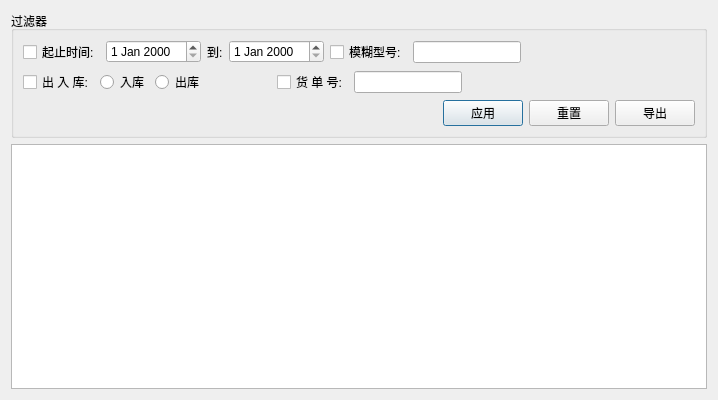
<?xml version="1.0" encoding="UTF-8"?>
<ui version="4.0">
 <class>Dialog</class>
 <widget class="QDialog" name="Dialog">
  <property name="geometry">
   <rect>
    <x>0</x>
    <y>0</y>
    <width>718</width>
    <height>400</height>
   </rect>
  </property>
  <property name="windowTitle">
   <string>Dialog</string>
  </property>
  <layout class="QVBoxLayout" name="verticalLayout_2">
   <item>
    <widget class="QGroupBox" name="groupBox">
     <property name="title">
      <string>过滤器</string>
     </property>
     <layout class="QVBoxLayout" name="verticalLayout">
      <item>
       <layout class="QHBoxLayout" name="horizontalLayout_2">
        <item>
         <widget class="QCheckBox" name="checkBox_date">
          <property name="text">
           <string>起止时间:</string>
          </property>
         </widget>
        </item>
        <item>
         <widget class="QDateEdit" name="dateEdit_start"/>
        </item>
        <item>
         <widget class="QLabel" name="label">
          <property name="text">
           <string>到:</string>
          </property>
         </widget>
        </item>
        <item>
         <widget class="QDateEdit" name="dateEdit_end"/>
        </item>
        <item>
         <widget class="QCheckBox" name="checkBox_model">
          <property name="text">
           <string>模糊型号:</string>
          </property>
         </widget>
        </item>
        <item>
         <widget class="QLineEdit" name="lineEdit_model">
          <property name="sizePolicy">
           <sizepolicy hsizetype="Preferred" vsizetype="Fixed">
            <horstretch>0</horstretch>
            <verstretch>0</verstretch>
           </sizepolicy>
          </property>
         </widget>
        </item>
        <item>
         <spacer name="horizontalSpacer">
          <property name="orientation">
           <enum>Qt::Horizontal</enum>
          </property>
          <property name="sizeHint" stdset="0">
           <size>
            <width>40</width>
            <height>20</height>
           </size>
          </property>
         </spacer>
        </item>
       </layout>
      </item>
      <item>
       <layout class="QHBoxLayout" name="horizontalLayout_3">
        <item>
         <widget class="QCheckBox" name="checkBox_inout">
          <property name="text">
           <string>出 入 库:</string>
          </property>
         </widget>
        </item>
        <item>
         <widget class="QRadioButton" name="radioButton_in">
          <property name="text">
           <string>入库</string>
          </property>
         </widget>
        </item>
        <item>
         <widget class="QRadioButton" name="radioButton_out">
          <property name="text">
           <string>出库                    </string>
          </property>
         </widget>
        </item>
        <item>
         <widget class="QCheckBox" name="checkBox_number">
          <property name="text">
           <string>货 单 号:</string>
          </property>
         </widget>
        </item>
        <item>
         <widget class="QLineEdit" name="lineEdit_number">
          <property name="sizePolicy">
           <sizepolicy hsizetype="Preferred" vsizetype="Fixed">
            <horstretch>0</horstretch>
            <verstretch>0</verstretch>
           </sizepolicy>
          </property>
         </widget>
        </item>
        <item>
         <spacer name="horizontalSpacer_2">
          <property name="orientation">
           <enum>Qt::Horizontal</enum>
          </property>
          <property name="sizeHint" stdset="0">
           <size>
            <width>40</width>
            <height>20</height>
           </size>
          </property>
         </spacer>
        </item>
       </layout>
      </item>
      <item>
       <layout class="QHBoxLayout" name="horizontalLayout">
        <item>
         <spacer name="horizontalSpacer_3">
          <property name="orientation">
           <enum>Qt::Horizontal</enum>
          </property>
          <property name="sizeHint" stdset="0">
           <size>
            <width>40</width>
            <height>20</height>
           </size>
          </property>
         </spacer>
        </item>
        <item>
         <widget class="QPushButton" name="pushButton_apply">
          <property name="text">
           <string>应用</string>
          </property>
         </widget>
        </item>
        <item>
         <widget class="QPushButton" name="pushButton_reset">
          <property name="text">
           <string>重置</string>
          </property>
         </widget>
        </item>
        <item>
         <widget class="QPushButton" name="pushButton_export">
          <property name="text">
           <string>导出</string>
          </property>
         </widget>
        </item>
       </layout>
      </item>
     </layout>
    </widget>
   </item>
   <item>
    <widget class="QTableView" name="tableView"/>
   </item>
  </layout>
 </widget>
 <resources/>
 <connections/>
</ui>
